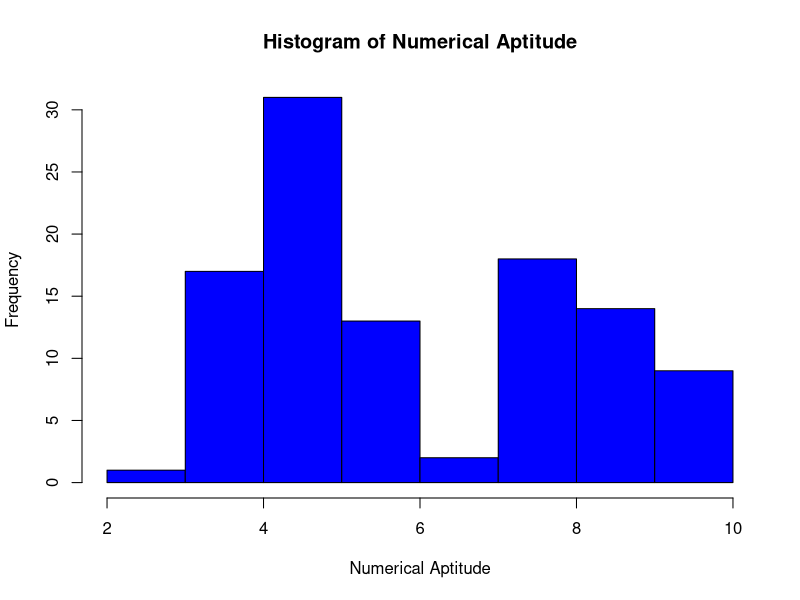
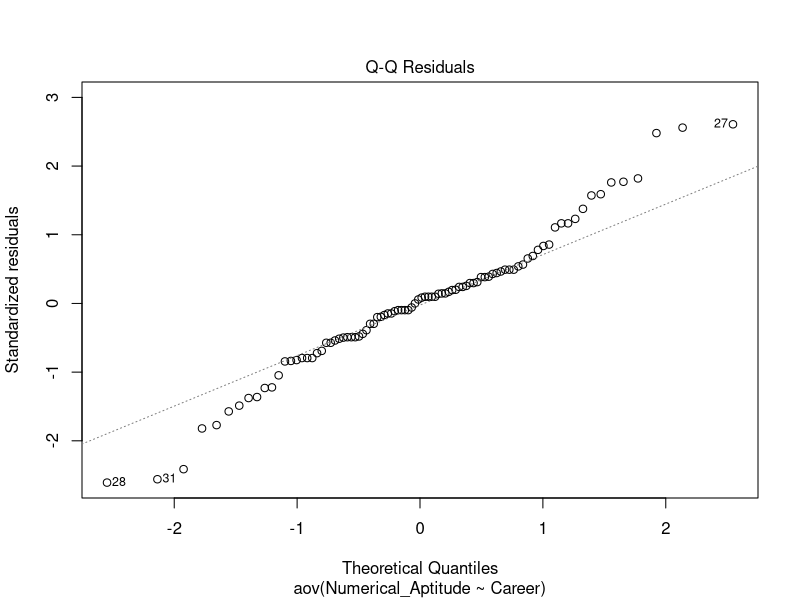

Here is the R script that generated these plots, in order:
# Load the dataset with specified column classes
AptitudeData <- read.csv("data/Data_final.csv", colClasses = c(
  O_score = "numeric",  # Objective Score
  C_score = "numeric",  # Cognitive Score
  E_score = "numeric",  # Emotional Score
  A_score = "numeric",  # Analytical Score
  N_score = "numeric",  # Numerical Score
  Numerical_Aptitude = "numeric",  # Numerical Aptitude
  Spatial_Aptitude = "numeric",  # Spatial Aptitude
  Perceptual_Aptitude = "numeric",  # Perceptual Aptitude
  Abstract_Reasoning = "numeric",  # Abstract Reasoning
  Verbal_Reasoning = "numeric",  # Verbal Reasoning
  Career = "factor"  # Career (target variable)
))

# Display structure to verify data types
str(AptitudeData)

# Display first few rows to ensure data is loaded correctly
head(AptitudeData)

# View the dataset in a spreadsheet-like interface (optional)
View(AptitudeData)

# 1. Measures of Frequency

## Categorical Data (Frequency Table)
career_freq <- table(AptitudeData$Career)
print("Career Frequency Table:")
print(career_freq)

# Proportion of each category
career_prop <- prop.table(career_freq)
print("Proportion of Career Categories:")
print(career_prop)

## Numeric Data (Frequency Distribution - Histogram)
hist(AptitudeData$Numerical_Aptitude, 
     main = "Histogram of Numerical Aptitude", 
     xlab = "Numerical Aptitude", 
     col = "blue", 
     border = "black")

# 2. Measures of Central Tendency

## Mean and Median
mean_value <- mean(AptitudeData$Numerical_Aptitude, na.rm = TRUE)
median_value <- median(AptitudeData$Numerical_Aptitude, na.rm = TRUE)

print(paste("Mean of Numerical Aptitude:", mean_value))
print(paste("Median of Numerical Aptitude:", median_value))

## Mode (Custom function)
get_mode <- function(x) {
  uniq_x <- unique(x)
  uniq_x[which.max(tabulate(match(x, uniq_x)))]
}
mode_value <- get_mode(AptitudeData$Numerical_Aptitude)
print(paste("Mode of Numerical Aptitude:", mode_value))

# 3. Measures of Distribution

## Range, Variance, and Standard Deviation
range_value <- range(AptitudeData$Numerical_Aptitude, na.rm = TRUE)
variance_value <- var(AptitudeData$Numerical_Aptitude, na.rm = TRUE)
sd_value <- sd(AptitudeData$Numerical_Aptitude, na.rm = TRUE)

print(paste("Range of Numerical Aptitude:", paste(range_value, collapse = " to ")))
print(paste("Variance of Numerical Aptitude:", variance_value))
print(paste("Standard Deviation of Numerical Aptitude:", sd_value))

## Skewness and Kurtosis (e1071 package)
install.packages("e1071")
library(e1071)

skew_value <- skewness(AptitudeData$Numerical_Aptitude, na.rm = TRUE)
kurtosis_value <- kurtosis(AptitudeData$Numerical_Aptitude, na.rm = TRUE)

print(paste("Skewness of Numerical Aptitude:", skew_value))
print(paste("Kurtosis of Numerical Aptitude:", kurtosis_value))

# 4. Measures of Relationship

## Correlation (for Numeric Data)
correlation_value <- cor(AptitudeData$Numerical_Aptitude, AptitudeData$Spatial_Aptitude, use = "complete.obs")
print(paste("Correlation between Numerical and Spatial Aptitude:", correlation_value))

# One-Way ANOVA: Testing if Numerical_Aptitude varies across different Careers
anova_result <- aov(Numerical_Aptitude ~ Career, data = AptitudeData)

# Display the ANOVA result
summary(anova_result)

# Check Normality of Residuals (Shapiro-Wilk Test)
shapiro_test <- shapiro.test(residuals(anova_result))
print(shapiro_test)

# Plot residuals to visually inspect normality
plot(anova_result, 2)

# Levene's Test for Homogeneity of Variance
install.packages("car")
library(car)
levene_test <- leveneTest(Numerical_Aptitude ~ Career, data = AptitudeData)
print(levene_test)

# If ANOVA is significant, perform Tukey's HSD test for pairwise comparisons
tukey_result <- TukeyHSD(anova_result)
print(tukey_result)


